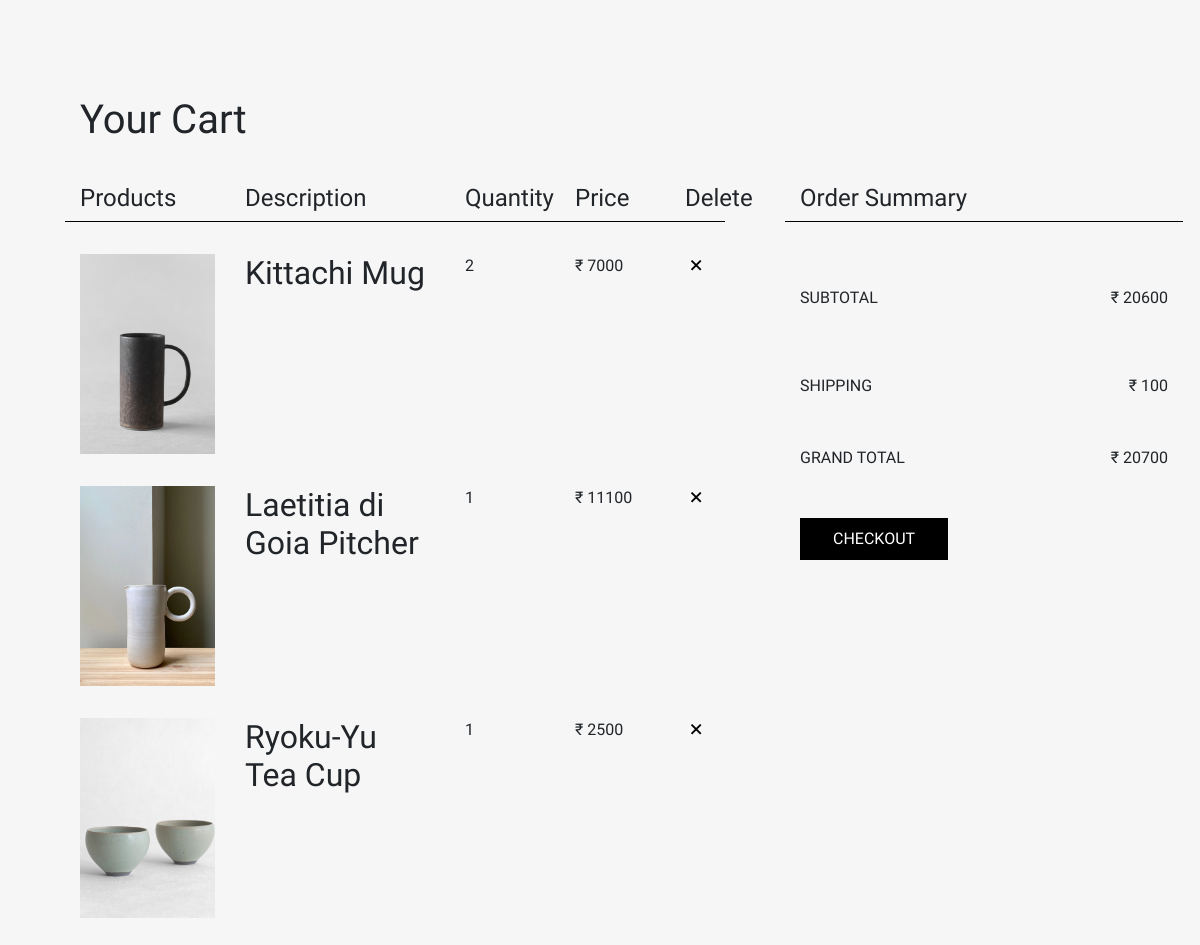
/cart.php (signed in), run on the app's committed database.
### tables this page shows
CREATE TABLE `cart` (
  `cart_item_id` int(11) NOT NULL,
  `user_id` int(11) NOT NULL,
  `product_id` int(11) NOT NULL,
  `quantity` int(3) NOT NULL
);

CREATE TABLE `products` (
  `product_id` int(11) NOT NULL,
  `product_category_id` int(11) NOT NULL,
  `name` varchar(150) NOT NULL,
  `description` varchar(250) NOT NULL,
  `material` varchar(30) NOT NULL,
  `colour` varchar(30) NOT NULL,
  `measurements` varchar(30) NOT NULL,
  `stock` int(11) NOT NULL,
  `price` float NOT NULL
);

### cart.php (the view, shortened to what this page needs)
<?php
    require "include/database_connect.php";
    $user_id = isset($_SESSION['user_id']) ? $_SESSION['user_id'] : NULL;
    $sql1 = "SELECT * FROM cart
                INNER JOIN products
                ON cart.product_id = products.product_id
                WHERE user_id='$user_id'";
    $result1 = mysqli_query($conn, $sql1);
    $cart_products = mysqli_fetch_all($result1, MYSQLI_ASSOC);
?>
<!DOCTYPE html>
<html lang="en">
<head>
    <?php
        include "include/all_links.php";
    ?>
    <link href="css/cart.css" rel="stylesheet">
</head>
<body>
    <div class="row">
        <div class="col-md-8 your-cart">
            <div class="row">
                <div class="col"><h1>Your Cart</h1></div>
            </div>
            <div class="row cart-menu">
                <div class="col-3"><h4>Products</h4></div>
                <div class="col-4"><h4>Description</h4></div>
                <div class="col-2"><h4>Quantity</h4></div>
                <div class="col-2"><h4>Price</h4></div>
                <div class="col-1"><h4>Delete</h4></div>
            </div>
            <?php
                $subtotal = 0;
                $shipping = 100;
                foreach ($cart_products as $cart_product) {
                    $product_images = glob("img/products/".$cart_product['product_id']."/*");
                    $subtotal = $cart_product['price']*$cart_product['quantity'] + $subtotal ;
            ?>
            <div class="row cart-item">
                <div class="col-3 image-container">
                    <img src="<?= $product_images[0] ?>" alt="" />
                </div>
                <div class="col-4"><h2><?= $cart_product['name'] ?></h2></div>
                <div class="col-2"><?= $cart_product['quantity'] ?></div>
                <div class="col-2">&#x20B9;  <?= $cart_product['price']*$cart_product['quantity']; ?></div>
                <div class="col-1"><a class="item-del-button" href="api/cart_submit.php?delete=<?= $cart_product['product_id'] ?>&quantity=<?= $cart_product['quantity'] ?>"><i class="bx bx-x"></i></a></div>
            </div>
            <?php
                }
            ?>
        </div>
        <div class="col-md-4 checkout-box">
            <div class="row">
                <div class="col order-summary">
                    <h4>Order Summary</h4>
                </div>
            </div>
            <form method="post" action="">
                <div class="row order-desc">
                    <div class="col">SUBTOTAL</div>
                    <div class="col text-right">&#x20B9; <?= $subtotal ?></div>
                </div>
                <div class="row order-desc">
                    <div class="col">SHIPPING</div>
                    <div class="col text-right">&#x20B9; <?= $shipping = $subtotal?$shipping:0; ?></div>
                </div>
                <div class="row order-desc my-5">
                    <div class="col">GRAND TOTAL</div>
                    <div class="col text-right">&#x20B9;  <?= $subtotal + $shipping ?></div>
                </div>
                <button class="checkout-btn">CHECKOUT</button>
            </form>
        </div>
    </div>
</body>
</html>

### css/common.css (style rules this page uses)
* { box-sizing: border-box; margin: 0; padding: 0; font-size: 16px; font-family: 'Varela', sans-serif; text-decoration: none; }
html { scroll-behavior: smooth; }
:root { --color-bg: #F9F9F9; --color-bg-2: #FFFFFF; --text-header: white; --text-header-alt:#a5a9a0; --text-normal: #000000; --text-link: rgb(95, 90, 90); }

### css/cart.css (style rules this page uses)
body { background-color: rgb(246,246,246); font-size: 12px; font-family: "Work Sans"; overflow-x: hidden; }
.your-cart, .checkout-box { padding: 4rem 1rem; }
.cart-menu, .order-summary { border-bottom: 1px solid black; }
.your-cart .row { margin: 2rem 4rem; }
.item-del-button i { cursor: pointer; }
.item-del-button i { font-size: 1.4rem; color: #000000; transition: ease 0.2s; }
.image-container { height: 200px; }
.image-container img { height: 100%; width: 100%; object-fit: cover; }
.checkout-box { position: fixed; top:0; bottom: 0; right: 0; margin: 7.5rem 1rem; height: 100vh; }
.checkout-box .order-desc { margin-top: 4rem; }
.checkout-btn { text-decoration: none; color: white; background-color: black; border: 1px solid black; padding: 0.5rem 2rem; }

### data on the page
cart: shows a picture, product.name "Kittachi Mug", quantity "2", $cart_product['price']*$cart_product['quantity'] "7000"
cart: shows a picture, product.name "Laetitia di Goia Pitcher", quantity "1", $cart_product['price']*$cart_product['quantity'] "11100"
cart: shows a picture, product.name "Ryoku-Yu Tea Cup", quantity "1", $cart_product['price']*$cart_product['quantity'] "2500"

### other printed values
$subtotal "20600"
$shipping = $subtotal?$shipping:0 "100"
$subtotal + $shipping "20700"
